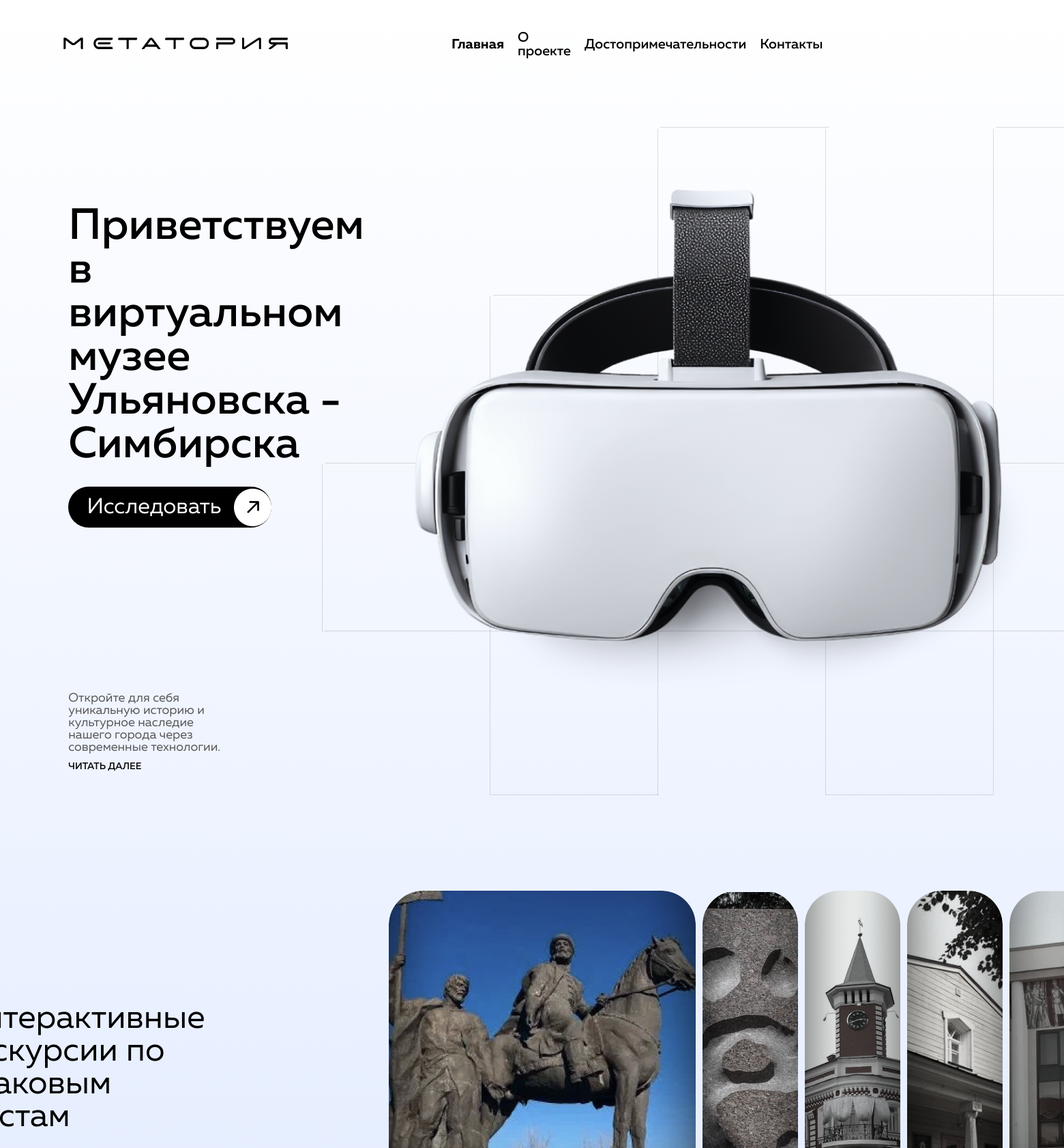
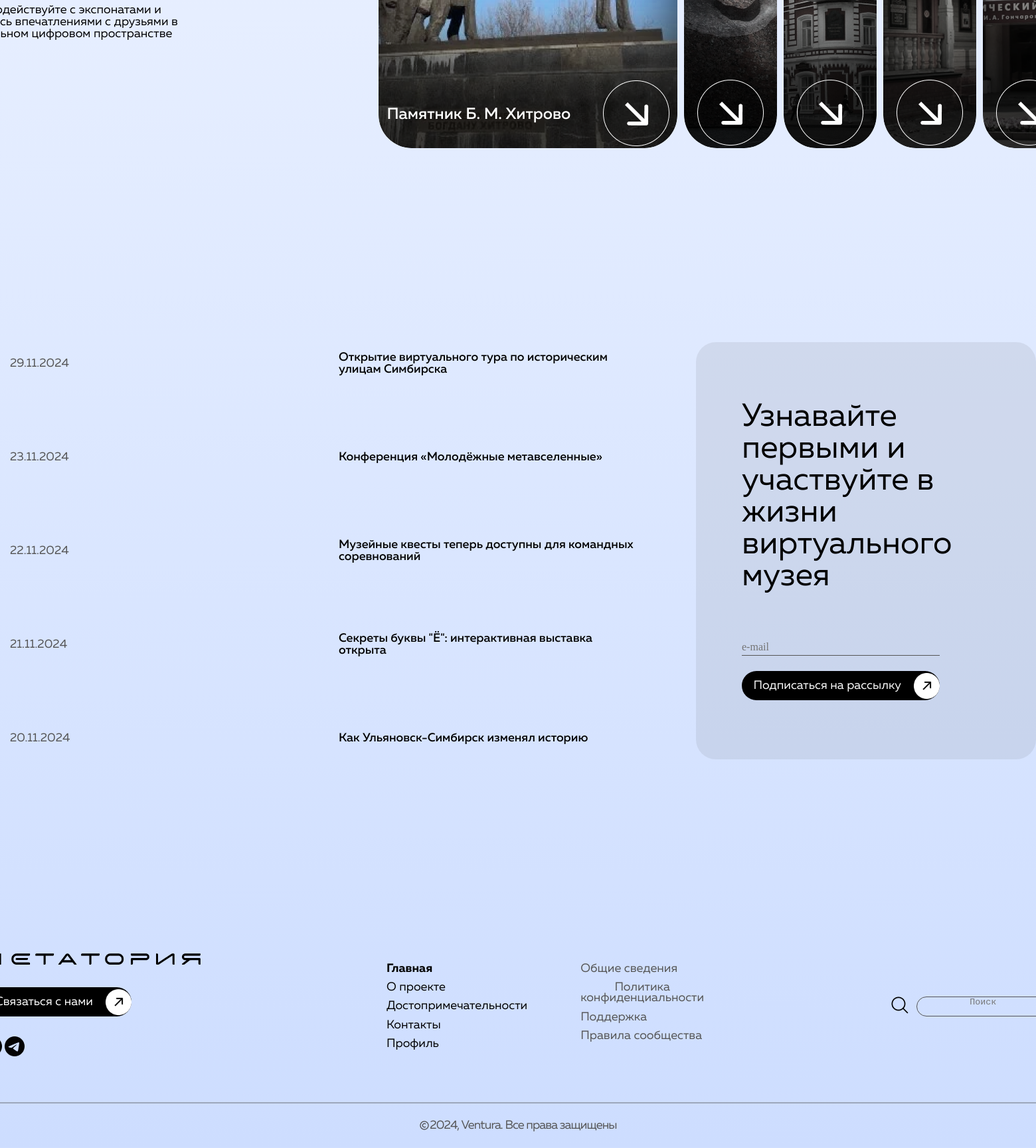
The page / on the database its author committed (2 pictures, top to bottom).
### main/models.py (models this page shows, shortened)
class News(models.Model):
    name = models.CharField(max_length=100, unique=True, verbose_name='New')
    date = models.DateField(auto_now=False, auto_now_add=False, verbose_name='Date')
    class Meta:
        db_table = 'New'
        verbose_name = 'New'
        verbose_name_plural = 'News'

### main/views.py (the view)
# urls.py: path('', views.index, name='index'),
def index(request):
    news = News.objects.order_by('-date')[:5]
    context = {
        'news': news
    }
    return render(request, 'main/index.html', context)

### main/templates/main/index.html
{% extends "main/base.html" %}
{% load static %}
{% block css %}
    <link rel="stylesheet" href="{% static 'deps/css/style.css' %}">
{% endblock %}
{% block content %}
<main>
    <section class="one">
        <div class="hellotext">
            <div class="hello">
                <h1>Приветствуем в виртуальном музее
                    Ульяновска - Симбирска</h1>
                <a href="#two"><div class="button-one">
                    <p>Исследовать</p>
                    <img src="{% static 'deps/img/arrow.png'%}">
                </div></a>
            </div>
            <div class="readmore">
                <p>Откройте для себя уникальную историю и культурное наследие нашего города через современные технологии.</p>
                <span><a href="{% url 'about' %}">ЧИТАТЬ ДАЛЕЕ</a></span>
            </div>
        </div>
        <div class="vrimg">
            <img src="{% static 'deps/img/vr.png'%}">
        </div>
    </section>
    <section class="two" id="two">
        <div class="interakt">
            <h2>Интерактивные экскурсии по
                знаковым местам</h2>
            <h3>Взаимодействуйте с экспонатами и делитесь впечатлениями с друзьями в уникальном цифровом пространстве</h3>
        </div>
        <div class="minicards">
            <div class="card">
                <div class="cardtext">
                    <p>Памятник Б. М. Хитрово</p>
                    <a href="{% url 'attractions' %}#2"><img src="{% static 'deps/img/arrow3.png'%}"></a>
                </div>
            </div>
            <div class="card"><a href="{% url 'attractions' %}#3"><img src="{% static 'deps/img/arrow3.png'%}"></a></div>
            <div class="card"><a href="{% url 'attractions' %}#4"><img src="{% static 'deps/img/arrow3.png'%}"></a></div>
            <div class="card"><a href="{% url 'attractions' %}#5"><img src="{% static 'deps/img/arrow3.png'%}"></a></div>
            <div class="card"><a href="{% url 'attractions' %}#6"><img src="{% static 'deps/img/arrow3.png'%}"></a></div>
        </div>
    </section>
    <section class="three">
        <div class="news">
            {% for new in news %}
                <div class="cardnews">
                    <span class="date">{{new.date.day}}.{{new.date.month}}.{{new.date.year}}</span>
                    <p class="textnews">{{new.name}}</p>
                </div>
            {% endfor %}
        </div>
        <div class="mailing">
            <h2>Узнавайте первыми и участвуйте в жизни виртуального музея</h2>
            <div><input type="text" placeholder="e-mail">
                <a href=""><div class="button-one">
                    <p>Подписаться на рассылку</p>
                    <img src="{% static 'deps/img/arrow.png'%}">
                </div></a>
            </div>
        </div>
    </section>
</main>
{% endblock  %}

### main/templates/main/base.html (shortened to what this page needs)
{% load static %}
<!DOCTYPE html>
<html lang="en">
<head>
    {% block css %}
    {% endblock %}
</head>
<body>
    <header>
        <a href="{% url 'main:index' %}" class="logo"><img src="{% static 'deps/img/logo.png'%}"></a>
        <ul class="navbar">
            <li><a href="{% url 'main:index' %}"><b>Главная</b></a></li>
            <li><a href="{% url 'about' %}">О проекте</a></li>
            <li><a href="{% url 'attractions' %}">Достопримечательности</a></li>
            <li><a href="{% url 'contacts' %}">Контакты</a></li>
        </ul>
    </header>
    {% block content %}
    {% endblock %}
    <footer>
        <div class="footer-up">
            <div class="left">
                <a href="{% url 'main:index' %}" class="logo"><img src="{% static 'deps/img/logo.png'%}"></a>
                <a href=""><div class="button-one">
                    <p>Связаться с нами</p>
                    <img src="{% static 'deps/img/arrow.png'%}">
                </div></a>
                <div class="social">
                    <a><img src="{% static 'deps/img/mail.png'%}"></a>
                    <a><img src="{% static 'deps/img/tg.png'%}"></a>
                </div>
            </div>
            <div class="middle">
                <ul>
                    <li><a href="{% url 'main:index' %}"><b>Главная</b></a></li>
                    <li><a href="{% url 'about' %}">О проекте</a></li>
                    <li><a href="{% url 'attractions' %}">Достопримечательности</a></li>
                    <li><a href="{% url 'contacts' %}">Контакты</a></li>
                    <li><a href="{% url 'user:profile' %}">Профиль</a></li>
                </ul>
                <ul>
                    <li>Общие сведения</li>
                    <li>Политика конфиденциальности</li>
                    <li>Поддержка</li>
                    <li>Правила сообщества</li>
                </ul>
            </div>
            <div class="right">
                <a class="search"><img src="{% static 'deps/img/search.png'%}"></a>
                <textarea placeholder="Поиск" class="searchtext" contenteditable></textarea>
            </div>
        </div>
        <div class="footer-down">
            <img src="{% static 'deps/img/line2.png'%}">
            <div class="copyright">
                <img src="{% static 'deps/img/copyright.png' %}">
                <p>2024, Ventura. Все права защищены</p>
            </div>
        </div>
    </footer>
</body>
</html>

### static/deps/css/style.css (style rules this page uses)
* { margin: 0; padding: 0; box-sizing: border-box; text-decoration: none; list-style-type: none; transition-duration: 1s; }
input { all: unset; }
html { scroll-behavior: smooth; }
a, a:active, a:hover { cursor: pointer; text-decoration: none; color: black; }
body { background: linear-gradient(180deg, #FFFFFF 0%, #CDDDFF 100%); max-width: 1920px; }
h1 { font-family: 'Muller'; font-size: 64px; font-weight: 500; line-height: 64px; text-align: left; text-underline-position: from-font; text-decoration-skip-ink: none; }
h2 { font-family: 'Muller'; font-size: 48px; font-weight: 400; line-height: 48px; text-align: left; text-underline-position: from-font; text-decoration-skip-ink: none; }
h3 { font-family: 'Muller'; font-size: 18px; font-weight: 400; line-height: 18px; text-align: left; text-underline-position: from-font; text-decoration-skip-ink: none; }
.button-one { font-family: 'Muller'; font-size: 32px; font-weight: 400; line-height: 32px; text-align: left; text-underline-position: from-font; text-decoration-skip-ink: none; color: #FFFFFF; background-color: black; border-radius: 30px; width: 298px; height: 60px; display: flex; justify-content: right; align-items: center; gap: 19px; }
.button-one img { transform: rotate(-90deg); }

### static/deps/css/header.css (style rules this page uses)
header { display: flex; gap: 240px; align-items: center; margin-left: 93px; padding-top: 45px; margin-right: 101px; }
.navbar { display: flex; justify-content: center; align-items: center; gap: 20px; font-family: Muller; color:#555555; font-size: 20px; font-weight: 500; line-height: 20px; text-align: left; text-underline-position: from-font; text-decoration-skip-ink: none; }
.navbar li { transition-duration: 0.5s; }

### static/deps/css/footer.css (style rules this page uses)
.left .button-one { width: 225px; height: 44px; font-size: 18px; }
.left .button-one img { width: 39px; height: 39px; }
.left { display: flex; flex-direction: column; justify-content: center; align-items: start; gap: 30px; }
footer { display: flex; flex-direction: column; align-items: center; justify-content: center; gap: 53px; margin-top: 272px; }
.footer-up { margin-left: 93px; display: flex; justify-content: space-between; align-items: center; gap: 280px; }
.middle { display: flex; justify-content: center; gap: 80px; }
.middle ul { font-family: Muller; font-size: 18px; font-weight: 400; line-height: 16.2px; text-align: center; text-underline-position: from-font; text-decoration-skip-ink: none; color: #555555; display: flex; flex-direction: column; align-items: start; gap: 12px; }
.right { display: flex; justify-content: center; align-items: center; gap: 10px; padding-right: 100px; }
.searchtext { width: 200px; height: 30px; border: 0.5px solid #555555; border-radius: 30px; display: flex; justify-content: center; align-items: center; resize: none; background: none; text-align: center; }
.copyright { margin-top: 21px; display: flex; justify-content: center; align-items: center; font-family: Muller; font-size: 18px; font-weight: 400; line-height: 16.2px; letter-spacing: -0.05em; text-align: left; text-underline-position: from-font; text-decoration-skip-ink: none; color: #555555; margin-bottom: 26px; }

### rows shown on the page
News: date.day "29", date.month "11", date.year "2024", name "Открытие виртуального тура по историческим улицам Симбирска"
News: date.day "23", date.month "11", date.year "2024", name "Конференция «Молодёжные метавселенные»"
News: date.day "22", date.month "11", date.year "2024", name "Музейные квесты теперь доступны для командных соревнований"
News: date.day "21", date.month "11", date.year "2024", name "Секреты буквы \"Ё\": интерактивная выставка открыта"
News: date.day "20", date.month "11", date.year "2024", name "Как Ульяновск-Симбирск изменял историю"
